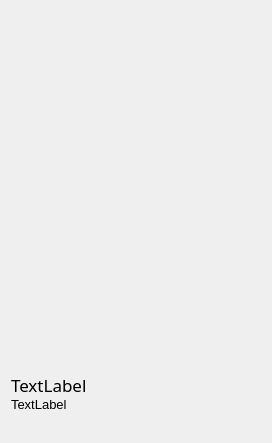
<?xml version="1.0" encoding="UTF-8"?>
<ui version="4.0">
 <class>AnimeColumn</class>
 <widget class="QWidget" name="AppointmentColumn">
  <property name="geometry">
   <rect>
    <x>0</x>
    <y>0</y>
    <width>268</width>
    <height>443</height>
   </rect>
  </property>
  <property name="windowTitle">
   <string>Form</string>
  </property>
  <layout class="QHBoxLayout" name="horizontalLayout">
   <item>
    <widget class="QFrame" name="appointmentCol">
     <property name="sizePolicy">
      <sizepolicy hsizetype="Fixed" vsizetype="Preferred">
       <horstretch>0</horstretch>
       <verstretch>0</verstretch>
      </sizepolicy>
     </property>
     <layout class="QVBoxLayout" name="verticalLayout_7">
      <property name="spacing">
       <number>0</number>
      </property>
      <property name="leftMargin">
       <number>0</number>
      </property>
      <property name="topMargin">
       <number>0</number>
      </property>
      <property name="rightMargin">
       <number>0</number>
      </property>
      <property name="bottomMargin">
       <number>0</number>
      </property>
      <item>
       <widget class="QLabel" name="appointmentView">
        <property name="sizePolicy">
         <sizepolicy hsizetype="Preferred" vsizetype="Preferred">
          <horstretch>0</horstretch>
          <verstretch>0</verstretch>
         </sizepolicy>
        </property>
        <property name="minimumSize">
         <size>
          <width>250</width>
          <height>350</height>
         </size>
        </property>
        <property name="maximumSize">
         <size>
          <width>250</width>
          <height>350</height>
         </size>
        </property>
        <property name="text">
         <string/>
        </property>
        <property name="scaledContents">
         <bool>true</bool>
        </property>
        <property name="alignment">
         <set>Qt::AlignJustify|Qt::AlignTop</set>
        </property>
       </widget>
      </item>
      <item>
       <widget class="QLabel" name="appointmentTitle">
        <property name="maximumSize">
         <size>
          <width>16777215</width>
          <height>100</height>
         </size>
        </property>
        <property name="font">
         <font>
          <family>Soliden Trial Light Cond</family>
          <pointsize>13</pointsize>
         </font>
        </property>
        <property name="text">
         <string>TextLabel</string>
        </property>
        <property name="alignment">
         <set>Qt::AlignBottom|Qt::AlignLeading|Qt::AlignLeft</set>
        </property>
        <property name="wordWrap">
         <bool>true</bool>
        </property>
       </widget>
      </item>
      <item>
       <widget class="QLabel" name="appointmentInfo">
        <property name="font">
         <font>
          <pointsize>10</pointsize>
         </font>
        </property>
        <property name="text">
         <string>TextLabel</string>
        </property>
        <property name="scaledContents">
         <bool>false</bool>
        </property>
        <property name="alignment">
         <set>Qt::AlignLeading|Qt::AlignLeft|Qt::AlignTop</set>
        </property>
       </widget>
      </item>
     </layout>
    </widget>
   </item>
  </layout>
 </widget>
 <resources/>
 <connections/>
</ui>
